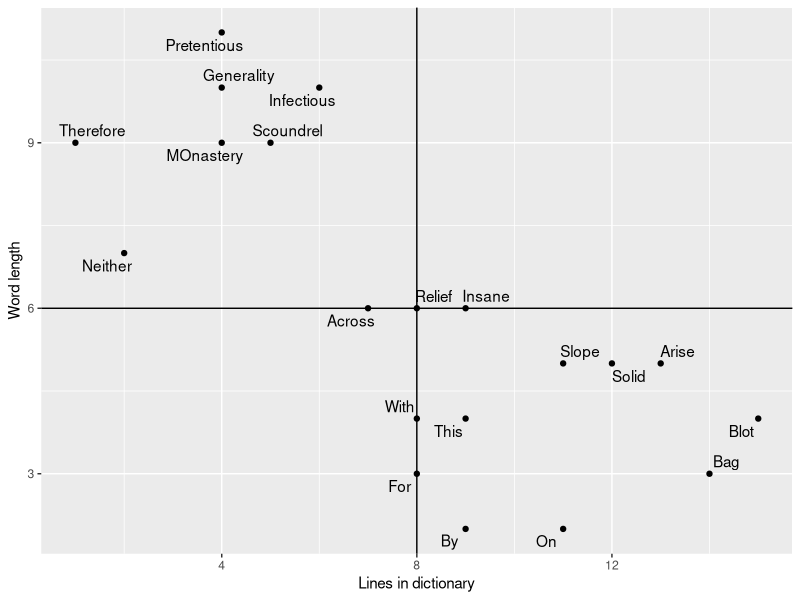
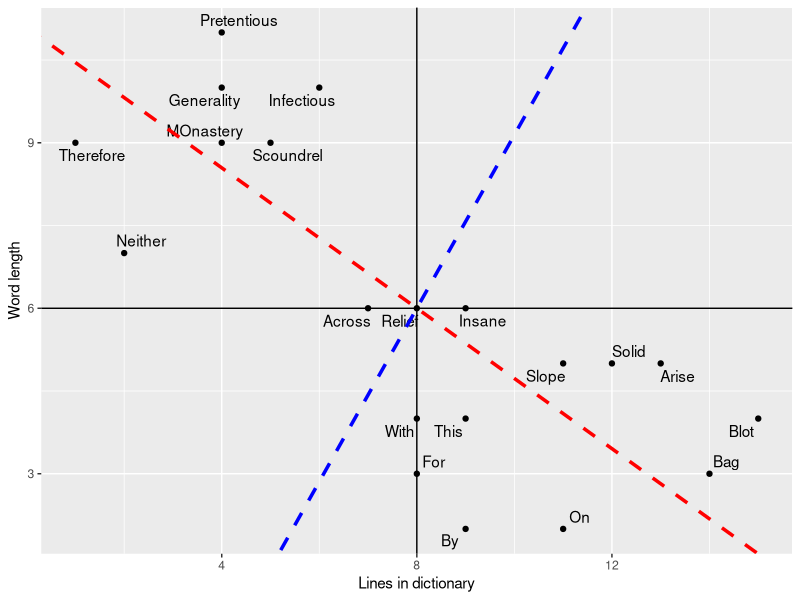
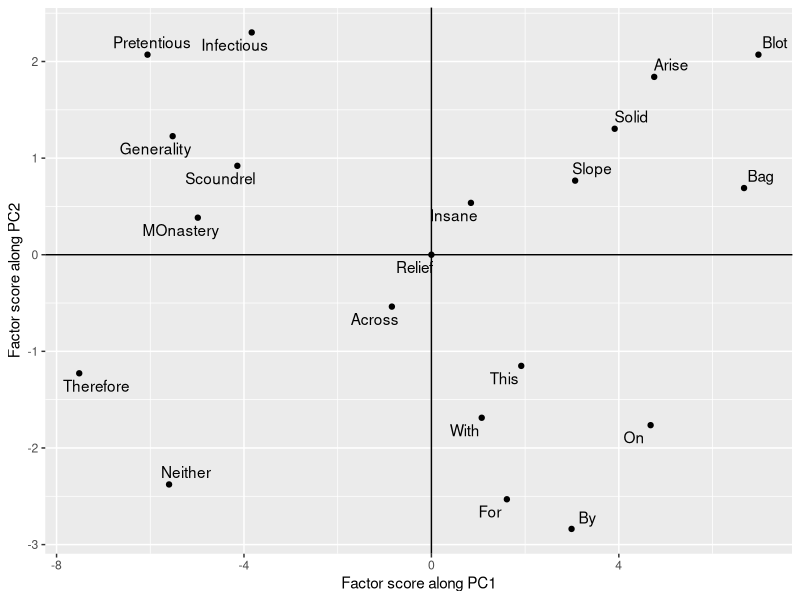
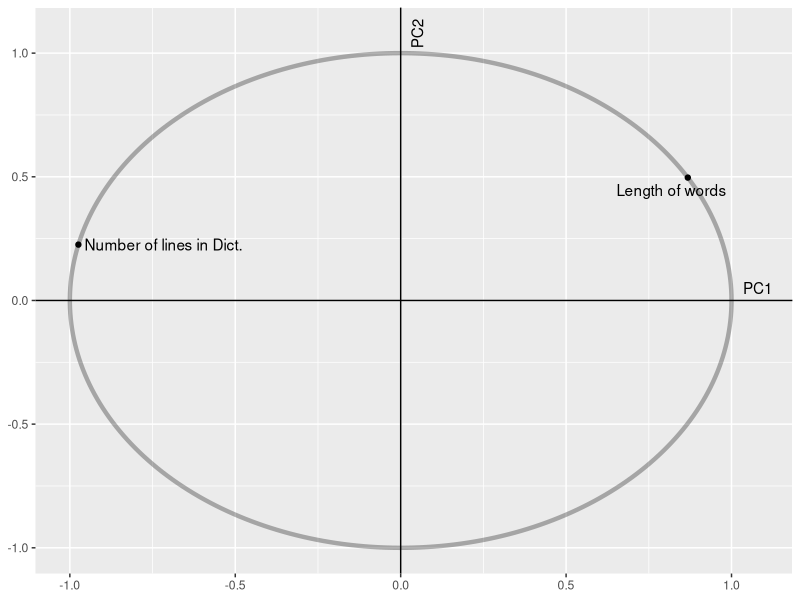
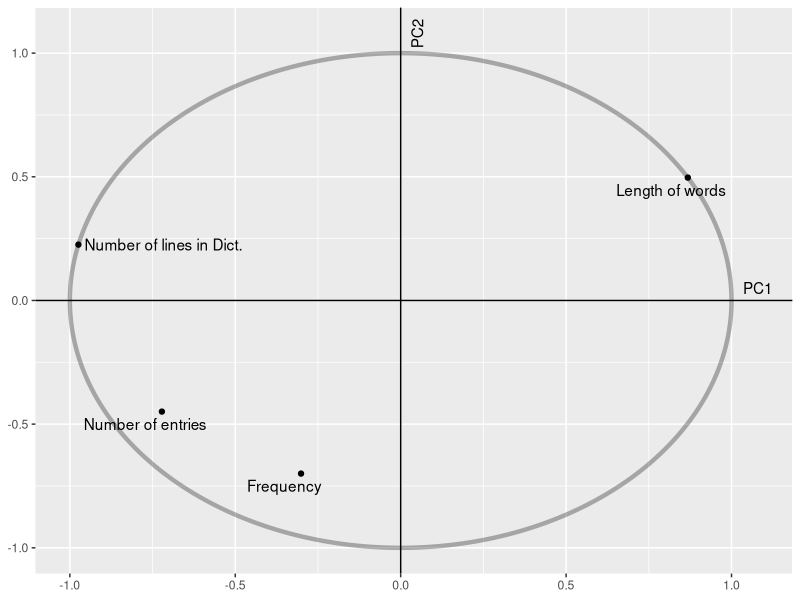
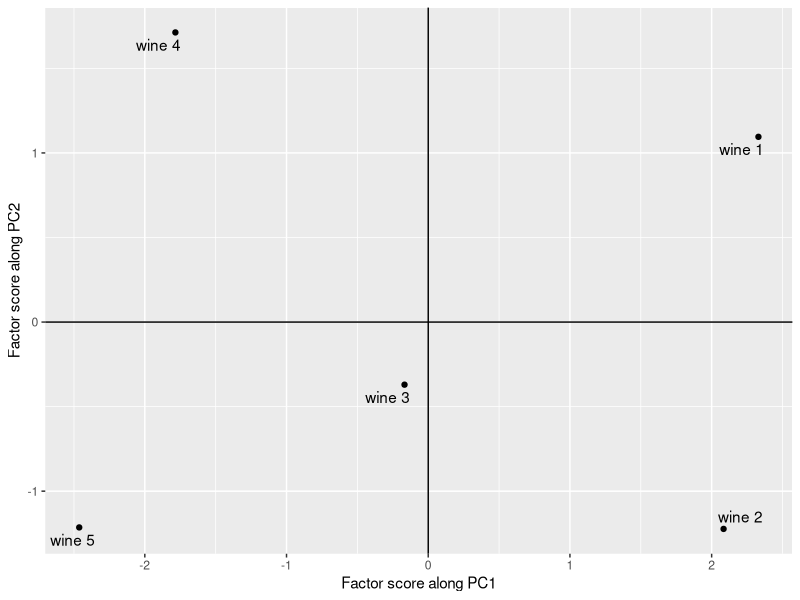
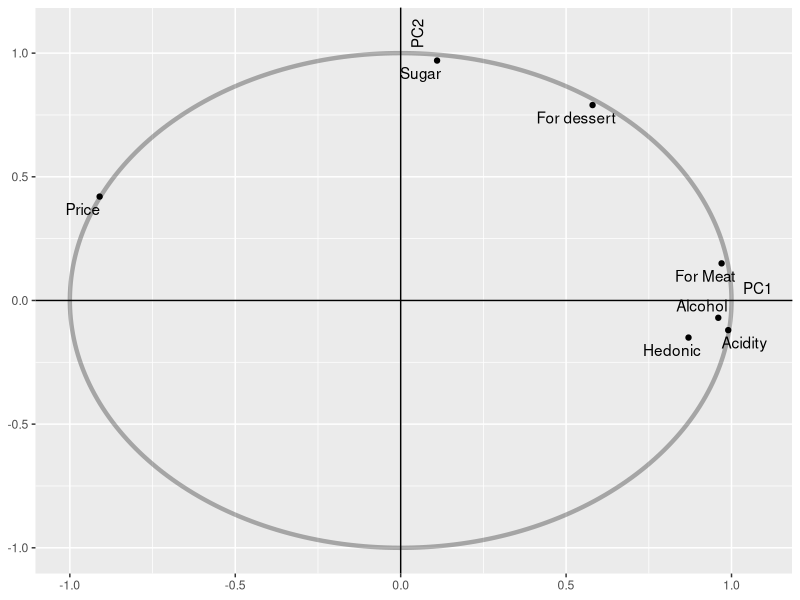
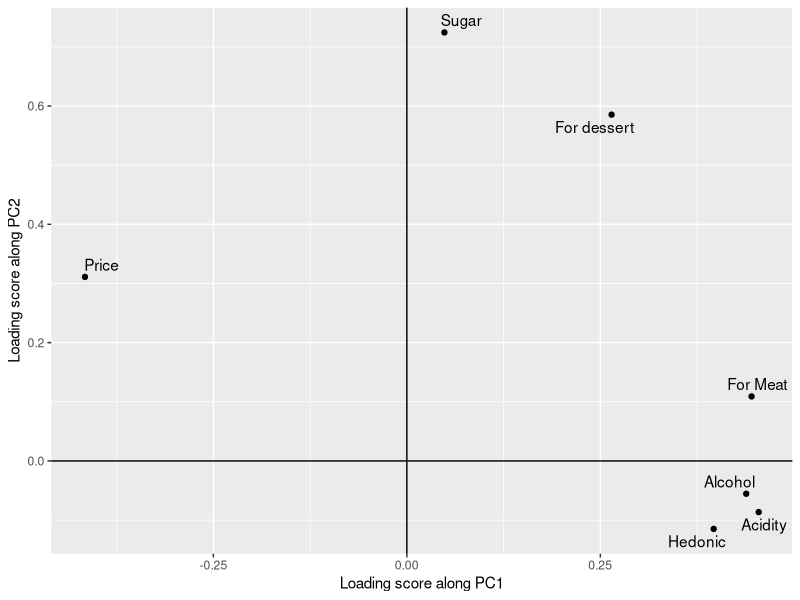

These figures' R source, in order:
## ---- chunk 1
library(ggplot2)
library(ggrepel)
library(raster)
## ---- chunk 2
# Table 1
# Load data
(words = read.csv("pca_abdi_words.csv",header = T))
(words_centered = scale(words[,2:3],scale = F)) # Removing the first column
pca_words_cov = prcomp(words[,2:3],scale = F) # cov stands for Covariance PCA
factor_scores_words = pca_words_cov$x
round(factor_scores_words,2)# Observer that factor scores for PC1 are negatives of what has been given in the paper. This is not a problem as it is negative of the direction given in the paper. It can also be checked that both the principal components are orthogonal.
sum(factor_scores_words[,1]*factor_scores_words[,2]) # PCs are orthogonal
# Contibution of each factor (It is defined as square of factor score divided by sum of squares of factor scores in that column)
round(factor_scores_words[,1]^2/sum(factor_scores_words[,1]^2)*100,2)
round(factor_scores_words[,2]^2/sum(factor_scores_words[,2]^2)*100,2)
# The calculations in above two lines can be done in a single line
round(factor_scores_words^2/matrix(rep(colSums(factor_scores_words^2),nrow(words)),ncol = 2,byrow = T)*100,2)
# Squared distance to center of gravity
(dist = rowSums(factor_scores_words^2))
# Ssquared cosine of observations of first PC
(sq_cos = round(factor_scores_words^2/rowSums(factor_scores_words^2)*100))
## ---- chunk 3
# Figue 1
p = ggplot(words,aes(x = Lines_in_dict,y = Word_length,label = Words))+
  geom_point()+ geom_text_repel()+ 
  geom_hline(yintercept = 6)+geom_vline(xintercept = 8)+
  labs(x = "Lines in dictionary",y = "Word length")
print(p)
# Show directions of PCs
# Note that intercept argument in geom_abline considers the line to be at the origin. In our case the data are mean shifted.
# So we have to adjust the intercept taking new origin into consideration. These adjustments have been made below.
slope1 = pca_words_cov$rotation[1,1]/pca_words_cov$rotation[2,1] # Slope of first PC
slope2 = pca_words_cov$rotation[1,2]/pca_words_cov$rotation[2,2] # Slope of second PC
(new_origin = c(mean(words$Lines_in_dict),mean(words$Word_length)))
intercept1 = 6 - slope1*8
intercept2 = 6 - slope2*8
p+geom_abline(slope = slope1,intercept = intercept1,linetype = "dashed",size = 1.2,col = "red")+
  geom_abline(slope = slope2,intercept = intercept2,linetype = "dashed",size = 1.2,col = "blue")
## ---- chunk 4
# Rotated PCs
# This figure is obtained by plotting facotor scores. Note that we will plot negative of the factor scores of 1st PC to make the figure consistent with the paper.
ggplot(as.data.frame(pca_words_cov$x),aes(-pca_words_cov$x[,1],pca_words_cov$x[,2],label = words$Words))+
  geom_point()+geom_text_repel()+geom_hline(yintercept = 0)+geom_vline(xintercept = 0)+
  xlab("Factor score along PC1")+ylab("Factor score along PC2")
## ---- chunk 5
# Finding factor score of a new point
sur = c(3,12) # It has 3 letter and 12 lines of dictionary entry
(sur_centered = sur - colMeans(words[,2:3]))
(factor_scores_sur = round(sur_centered %*% pca_words_cov$rotation,2))
## ---- chunk 6
(total_var_before = round(sum(diag(var(words_centered))),3))
(total_var_after = round(sum(diag(var(pca_words_cov$x))),3))
## ---- chunk 7
# Correlation between PCs and original variables
(cor(pca_words_cov$x,words_centered))
## ---- chunk 8
# Squared correaltion
(cor(pca_words_cov$x,words_centered)^2)
# sum of correlation coefficients between variables and principal components is 1
colSums((cor(pca_words_cov$x,words_centered)^2))
## ---- chunk 9
(loading_matrix = pca_words_cov$rotation)
## ---- chunk 10
# Supplementary variable (Table 4)
Frequency = c(8,230,700,1,500,1,9,2,1,700,7,1,4,500,900,3,1,10,1,1)
Num_entries = c(6,3,12,2,7,1,1,6,1,5,2,1,5,9,7,1,1,4,4,2)
supp_data = data.frame(Frequency,Num_entries) # Supplementary data
# Table 5
supp_data_cent = scale(supp_data,scale = F) # Centered supplementary data
(corr_score_supp = round(cor(pca_words_cov$x,supp_data),4))
# Note that correlation doesn't depent on whether supplementary data is centered or not.
(round(cor(pca_words_cov$x,supp_data_cent),4))
# Squared correlation
(round(cor(pca_words_cov$x,supp_data_cent)^2,4))
(round(colSums(cor(pca_words_cov$x,supp_data_cent)^2),4))
## ---- chunk 11
# First plot correlation circle
x = seq(0,2*pi,length.out = 300)
circle = ggplot() + geom_path(data = data.frame(a = cos(x),b = sin(x)),
                     aes(cos(x),sin(x)),alpha = 0.3, size = 1.5)+
            geom_hline(yintercept = 0)+geom_vline(xintercept = 0)+
  annotate("text",x = c(1.08,0.05),y = c(0.05,1.08),label = c("PC1","PC2"),angle = c(0,90))+
            xlab(NULL)+ylab(NULL)
# Plotting original variables
cor_score = as.data.frame(cor(words_centered,pca_words_cov$x))
variable_plot_original = circle + geom_point(data = cor_score,  aes(cor_score[,1],cor_score[,2]))+
  geom_text_repel(aes(cor_score[,1],cor_score[,2],
                      label = c("Length of words","Number of lines in Dict."))) 
print(variable_plot_original)
# Plotting supplementary variables
variable_plot_original+
  geom_point(data = as.data.frame(corr_score_supp),
             aes(corr_score_supp[,1],corr_score_supp[,2]))+
  geom_text_repel(aes(corr_score_supp[,1],corr_score_supp[,2],
                      label = c("Frequency","Number of entries"))) 
## ---- chunk 12
# Correlation PCA using wine data 
# Table 6
(wine = read.csv("pca_abdi_wine.csv",header = T))
pca_wine_cor = prcomp(wine[2:8],scale = T)
ggplot(as.data.frame(pca_wine_cor$x),aes(x = pca_wine_cor$x[,1],y =  pca_wine_cor$x[,2], label = paste0("wine ",1:5)))+
  geom_point()+geom_text_repel()+ geom_vline(xintercept = 0)+ geom_hline(yintercept = 0)+
  xlab("Factor score along PC1")+ylab("Factor score along PC2")
## ---- chunk 13
# Table 7
# Factor scores along 1st and 2nd PC
(pca_wine_cor$x[,1:2])
# Contibution of each observation to principal component
round(pca_wine_cor$x[,1:2]^2/matrix(rep(colSums(pca_wine_cor$x[,1:2]^2),nrow(wine)),ncol = 2,byrow = T)*100,2)
# Squared cosine of observations of first PC
(sq_cos = round(pca_wine_cor$x[,1:2]^2/rowSums(pca_wine_cor$x^2)*100))
# Loading scores corresponding to first two principal components
(round(pca_wine_cor$rotation[,1:2],2))
# Correlation score variables with first two principal compoents
(corr_score_wine = round(cor(pca_wine_cor$x,wine[,2:8])[1:2,],2))
## ---- chunk 14
# Correlation circle for wine data
# Figure 6
corr_score_wine = t(corr_score_wine)
circle + 
  geom_point(data = as.data.frame(corr_score_wine),
             aes(corr_score_wine[,1],corr_score_wine[,2]))+
  geom_text_repel(aes(corr_score_wine[,1],corr_score_wine[,2],
                      label = c("Hedonic","For Meat","For dessert","Price","Sugar","Alcohol","Acidity")))
## ---- chunk 15
# Loading scores of first two principal components
(round(pca_wine_cor$rotation[,1:2],2))
# Varimax applied to first two principal components
rotated_loading_scores = varimax(pca_wine_cor$rotation[,1:2])
# Loading scores after rotation (Table 10)
(round(rotated_loading_scores$loadings[,1:2],2))
# The same result can also be obtained by mulitplying the original loading 
# matrix by the rotation matrix obtained from varimax
(round(pca_wine_cor$rotation[,1:2] %*% rotated_loading_scores$rotmat,2))

#Figure 7
# Plot of loading socres before rotation
ggplot(as.data.frame(pca_wine_cor$rotation[,1:2]),aes(x = pca_wine_cor$rotation[,1],y = pca_wine_cor$rotation[,2],
                                                      label = c("Hedonic","For Meat","For dessert","Price","Sugar","Alcohol","Acidity")))+
  geom_point()+geom_text_repel()+geom_hline(yintercept = 0)+geom_vline(xintercept = 0)+
  xlab("Loading score along PC1")+ylab("Loading score along PC2")
# Plot of loading scores after rotation
ggplot(as.data.frame(rotated_loading_scores$loadings[,1:2]),
                     aes(x = rotated_loading_scores$loadings[,1],
                         y = rotated_loading_scores$loadings[,2],
                         label = c("Hedonic","For Meat","For dessert","Price","Sugar","Alcohol","Acidity")))+
  geom_point()+geom_text_repel()+geom_hline(yintercept = 0)+geom_vline(xintercept = 0)+
    xlab("Loading score along PC1 after rotation")+
    ylab("Loading score along PC2 after rotation")
## ---- chunk 16
# Load data (Table 11) 
(food = read.csv("pca_abdi_food.csv",header = T))
pca_food_cov = prcomp(food[,3:9],scale = F)

# Table 12
# Factor scores
(factor_scores_food = round(pca_food_cov$x[,1:2],2))
# Contibution of each observation to principal component
round(pca_food_cov$x[,1:2]^2/matrix(rep(colSums(pca_food_cov$x[,1:2]^2),nrow(food)),ncol = 2,byrow = T)*100,2)
dist = pca_food_cov$x[,1]^2+pca_food_cov$x[,2]^2
# Squared cosine of observations of first PC (rowSums command from 'raster' pcakage has been used)
(sq_cos = round(pca_food_cov$x[,1:2]^2/rowSums(pca_food_cov$x^2)*100))
# Table 13
# squared loading score
(round(pca_food_cov$rotation[,1:2]^2,2))
## ---- chunk 17
# Correlation score
(corr_score_food = round((cor(pca_food_cov$x,food[,3:9])[1:2,]),2))
# squared correlation score
(round((cor(pca_food_cov$x,food[,3:9])[1:2,])^2,2))
# Figure 9
# Correlation circle for food data
corr_score_food = t(corr_score_food)
circle + geom_point(data = as.data.frame(corr_score_food), 
                    aes(x = corr_score_food[,1],y = corr_score_food[,2]))+
  geom_text_repel(data = as.data.frame(corr_score_food), 
                  aes(x = corr_score_food[,1],y = corr_score_food[,2],
                      label = c("Bread","Vegetables","Fruit","Meat","Poultry","Milk","Wine")))
## ---- chunk 18
## Table 14
cent_food = food[,3:9]-matrix(rep(colMeans(food[,3:9]),times = 12),nrow = 12,
                              byrow = T)
svd_food = svd(cent_food)
# Eigenvalues
(Eigenvalues = (svd_food$d)^2)
## ---- chunk 19
# Percentage contribution of each PC
(round(Eigenvalues/sum(Eigenvalues),2))
# Cumulative sum of eigen values
(round(cumsum(Eigenvalues),2))
# Cumulative percentage
(round(cumsum(Eigenvalues)/sum(Eigenvalues),2))
# RESS (Refer to the paper for a description)
RESS = array(rep(0,7))
for (i in 1:7){
  RESS[i] = sum(Eigenvalues)-sum(Eigenvalues[1:i])
}
RESS
# RESS/sum of eigenvalues
round(RESS/sum(Eigenvalues),2)
